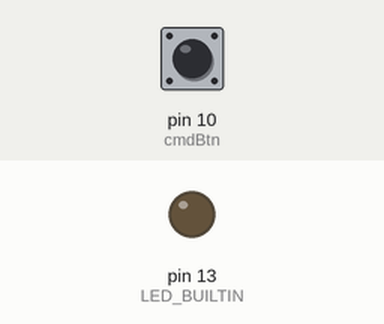
Recording of a program running on a simulated Arduino Micro, built with avr-gcc and run on an emulated ATmega32U4. On the bench: output pins drawn as LEDs (lit = HIGH). The test bench sets the inputs (shaded band); at power-on: pin 10 (cmdBtn) HIGH. USB keyboard and mouse output is not drawn.

Above: at 0.1 s.
At 1.4 s:
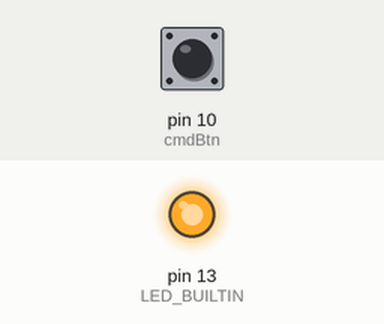
Timing chart, 0 to 3.0 s (numbered marks = the images above):
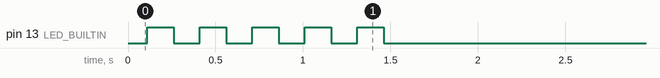

The program:

main.cpp
```cpp
#include <Arduino.h>
#include <Keyboard.h>
#include <Keypad.h>
#define FLASH_DELAY 150

const uint16_t cmdBtn = 10;
const uint16_t gndBtn = 8;
const byte R = 4;
const byte C = 3;
char keys[R][C] = {
  {'1','2','3'},
  {'4','5','6'},
  {'7','8','9'},
  {'*','0','#'}
};
byte RP[R] = {A5, A4, A3, A2};
byte CP[C] = {2, 3, 4};
Keypad key = Keypad(makeKeymap(keys), RP, CP, R, C);
unsigned long lCnt;
unsigned long sTme;
uint8_t RUN_MODE = 0;

void setup(){
  Serial.begin(9600);
  lCnt = 0;
  sTme = millis();
  pinMode(cmdBtn, INPUT_PULLUP);
  pinMode(gndBtn, OUTPUT);
  pinMode(LED_BUILTIN, OUTPUT);
  delay(10);
  digitalWrite(gndBtn, LOW);
  delay(100);
  if(digitalRead(cmdBtn)){
    Keyboard.begin();
    RUN_MODE = 0;
    // Serial.write("NORMAL");
    for(uint8_t i = 0; i < 5; i++){
      digitalWrite(LED_BUILTIN, HIGH);
      delay(FLASH_DELAY);
      digitalWrite(LED_BUILTIN, LOW);
      delay(FLASH_DELAY);
    }
  }else{
    // Serial.write("PROGRAM");
    RUN_MODE = 1;
    Serial.begin(9600);
    digitalWrite(LED_BUILTIN, HIGH);
  }
}

void loop() {
  if (!RUN_MODE){
    lCnt++;
    if ( (millis()-sTme)>5000 ) {
      // Serial.print("Average loops per second = ");
      // Serial.println(lCnt/5);
      sTme = millis();
      lCnt = 0;
    }
    // Fills kpd.key[ ] array with up-to 10 active keys.
    // Returns true if there are ANY active keys.
    if (key.getKeys()) {
      for (int i=0; i<LIST_MAX; i++) {  // Scan the whole key list.
        if ( key.key[i].stateChanged ) { // Only find keys that have changed state.
          switch (key.key[i].kstate) {  // Report active key state : IDLE, PRESSED, HOLD, or RELEASED
            case PRESSED:
            // buff = " PRESSED.";
            if (key.key[i].kchar == '*'){
              Keyboard.press(KEY_BACKSPACE);
            }else if (key.key[i].kchar == '#'){
              Keyboard.press(KEY_RETURN);
            }else{
              Keyboard.press(key.key[i].kchar);
            }
            break;
            case HOLD:
            // buff = "
            break;
            case RELEASED:
            // buff = " RELEASED.";
            if (key.key[i].kchar == '*'){
              Keyboard.release(KEY_BACKSPACE);
            }else if (key.key[i].kchar == '#'){
              Keyboard.release(KEY_RETURN);
            }else{
              Keyboard.release(key.key[i].kchar);
            }
            break;
            case IDLE:
            //
            Keyboard.releaseAll();
          }
          // Serial.print("Key ");
          // Serial.print(key.key[i].kchar);
          // Serial.print("");
          // Serial.println(key.key[i].kstate);
        }
      }
    }
  }
}
```
